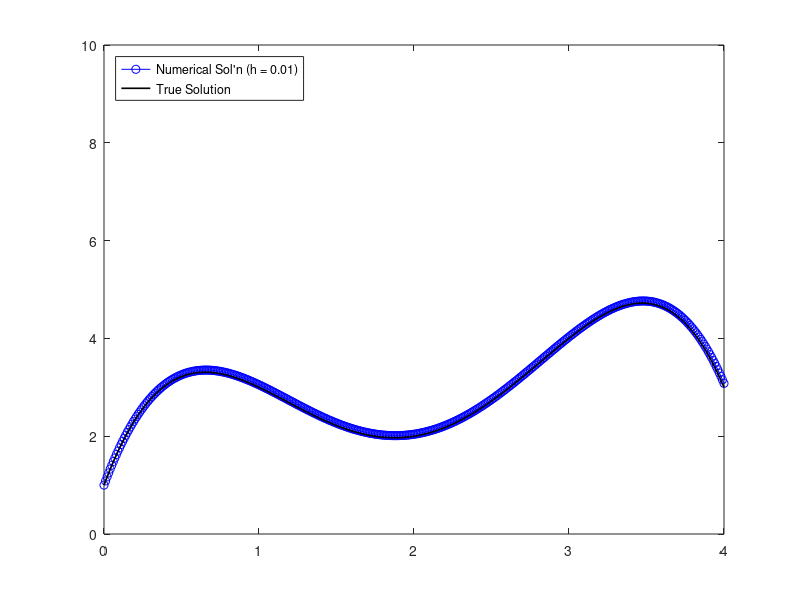

The MATLAB source for this figure:
f = @(x) polyval([-2 12 -20 8.5],x);      % dy/dx = f(x,y)
h = 0.01; y0 = 1; x = 0:h:4;  	          % Step size, I.C., x
if x(end) < 4, x = [x 4]; end

y = y0*ones(size(x));           	      % Initialize y
for j = 2:length(x)
    y(j) = y(j-1) + f(x(j-1))*h;  	      % Euler's Method
end
 
g = @(x) polyval([-0.5 4 -10 8.5 1],x);   % True solution, y(x)
xtrue = linspace(x(1),x(end),200); 	      % Equally spaced x points
ytrue = g(xtrue); 		                  % Compute true solution
 
plot(x,y,'o-b'); hold on; 	              % Plot numerical sol'n
plot(xtrue,ytrue,'k-','LineWidth',1.2);   % Plot true solution
hold off; axis([0 4 0 10]);
legend(sprintf('Numerical Sol''n (h = %.2f)',h),...
    'True Solution','Location','northwest');
